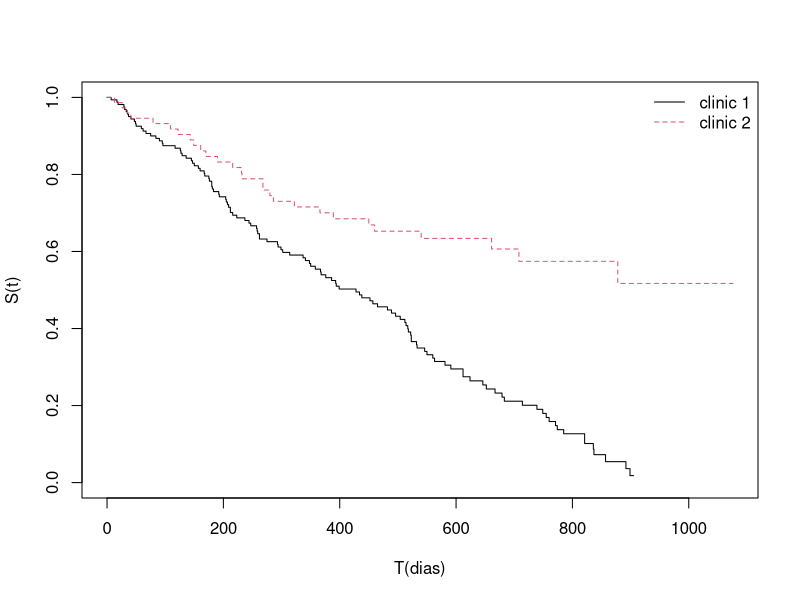

Reproduce this figure in R.
## ---- chunk 1
#| echo: fenced
library(survival)
library(readxl)
dados <- read_xlsx("heroina.xlsx", col_names = TRUE )
summary(dados)
## ---- chunk 2
#| echo: fenced
nrow(dados)
sum(complete.cases(dados))
## ---- chunk 3
#| echo: fenced
TFAExp <- survreg(Surv(survt, status) ~ clinic + prison + dose,
                   dist = "exponential", 
                   data=dados)
summary(TFAExp)
## ---- chunk 4
#| echo: fenced
TFAExp1 <- survreg(Surv(survt, status) ~ clinic + dose,
                   dist = "exponential", 
                   data=dados)
summary(TFAExp1)
## ---- chunk 5
#| echo: fenced
ajusteKM <- survfit(Surv(survt, status) ~ clinic, data = dados)
plot(ajusteKM, xlab="T(dias)",ylab="S(t)", lty=1:2, col = 1:2) 
legend("topright", bty = "n", lty = 1:2, col = 1:2,
legend = sprintf("clinic %d", 1:2))
## ---- chunk 6
#| echo: fenced
coefExp <- coef(TFAExp1)
exp(coefExp[2])
exp(coefExp[3])
## ---- chunk 7
#| echo: fenced
novosdados <- data.frame(clinic = c("1", "2"),
                         prison = c("no", "no"), dose = c(60, 60))
previs <- predict(TFAExp1, type = "quantile", 
                  newdata = novosdados, p = 0.5)
previs
previs[2]/previs[1]
previs <- predict(TFAExp1, type = "quantile", 
                  newdata = novosdados, p = 0.7)
previs
previs[2]/previs[1]
